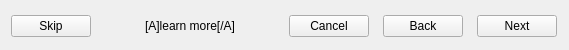
    <widget class="QWidget" name="wButtons" native="true">
     <property name="minimumSize">
      <size>
       <width>0</width>
       <height>50</height>
      </size>
     </property>
     <property name="maximumSize">
      <size>
       <width>16777215</width>
       <height>50</height>
      </size>
     </property>
     <layout class="QHBoxLayout" name="horizontalLayout_2">
      <property name="spacing">
       <number>14</number>
      </property>
      <property name="topMargin">
       <number>15</number>
      </property>
      <property name="rightMargin">
       <number>12</number>
      </property>
      <property name="bottomMargin">
       <number>13</number>
      </property>
      <item>
       <widget class="QPushButton" name="bSkip">
        <property name="text">
         <string>Skip</string>
        </property>
       </widget>
      </item>
      <item>
       <spacer name="hsButtons">
        <property name="orientation">
         <enum>Qt::Horizontal</enum>
        </property>
        <property name="sizeHint" stdset="0">
         <size>
          <width>40</width>
          <height>20</height>
         </size>
        </property>
       </spacer>
      </item>
      <item>
       <widget class="QLabel" name="lLearnMore">
        <property name="sizePolicy">
         <sizepolicy hsizetype="MinimumExpanding" vsizetype="Preferred">
          <horstretch>0</horstretch>
          <verstretch>0</verstretch>
         </sizepolicy>
        </property>
        <property name="text">
         <string>[A]learn more[/A]</string>
        </property>
        <property name="textFormat">
         <enum>Qt::RichText</enum>
        </property>
        <property name="alignment">
         <set>Qt::AlignCenter</set>
        </property>
        <property name="openExternalLinks">
         <bool>true</bool>
        </property>
       </widget>
      </item>
      <item>
       <spacer name="hsButtonsRight">
        <property name="orientation">
         <enum>Qt::Horizontal</enum>
        </property>
        <property name="sizeHint" stdset="0">
         <size>
          <width>40</width>
          <height>20</height>
         </size>
        </property>
       </spacer>
      </item>
      <item>
       <widget class="QPushButton" name="bCancel">
        <property name="text">
         <string>Cancel</string>
        </property>
       </widget>
      </item>
      <item>
       <widget class="QPushButton" name="bBack">
        <property name="text">
         <string>Back</string>
        </property>
       </widget>
      </item>
      <item>
       <widget class="QPushButton" name="bNext">
        <property name="text">
         <string>Next</string>
        </property>
       </widget>
      </item>
     </layout>
    </widget>
